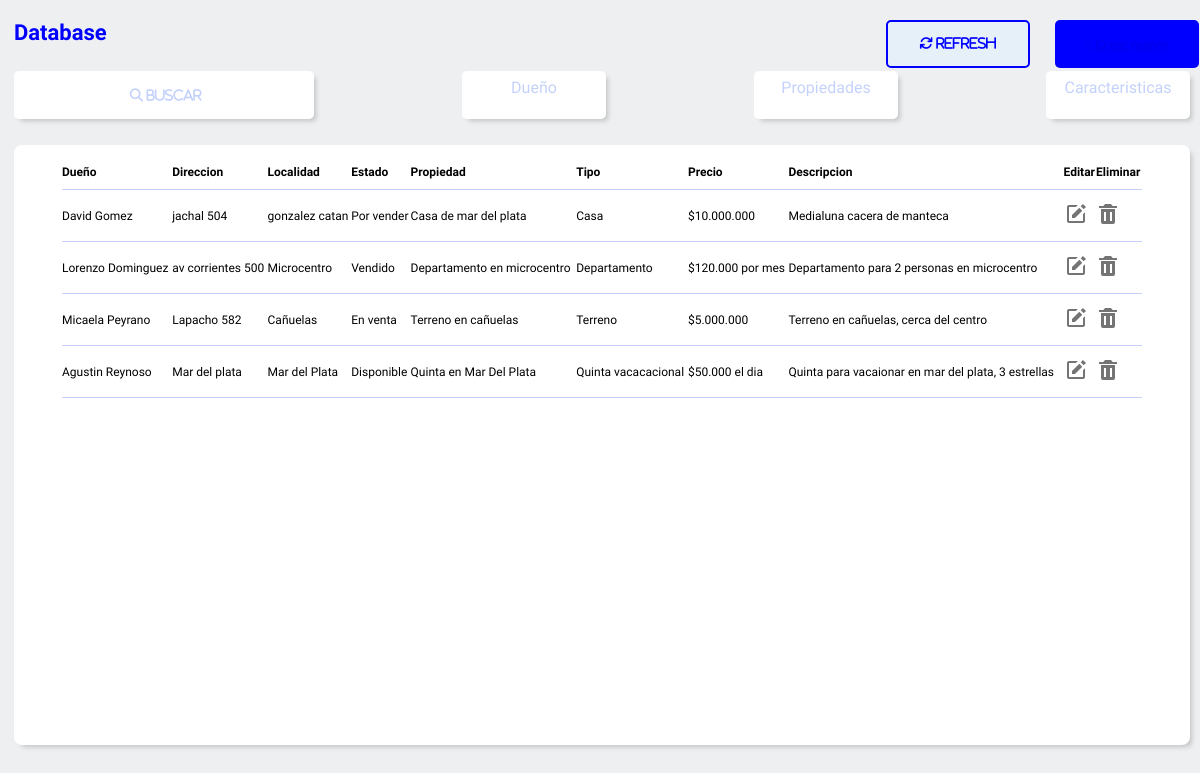
The app's page /, older data.
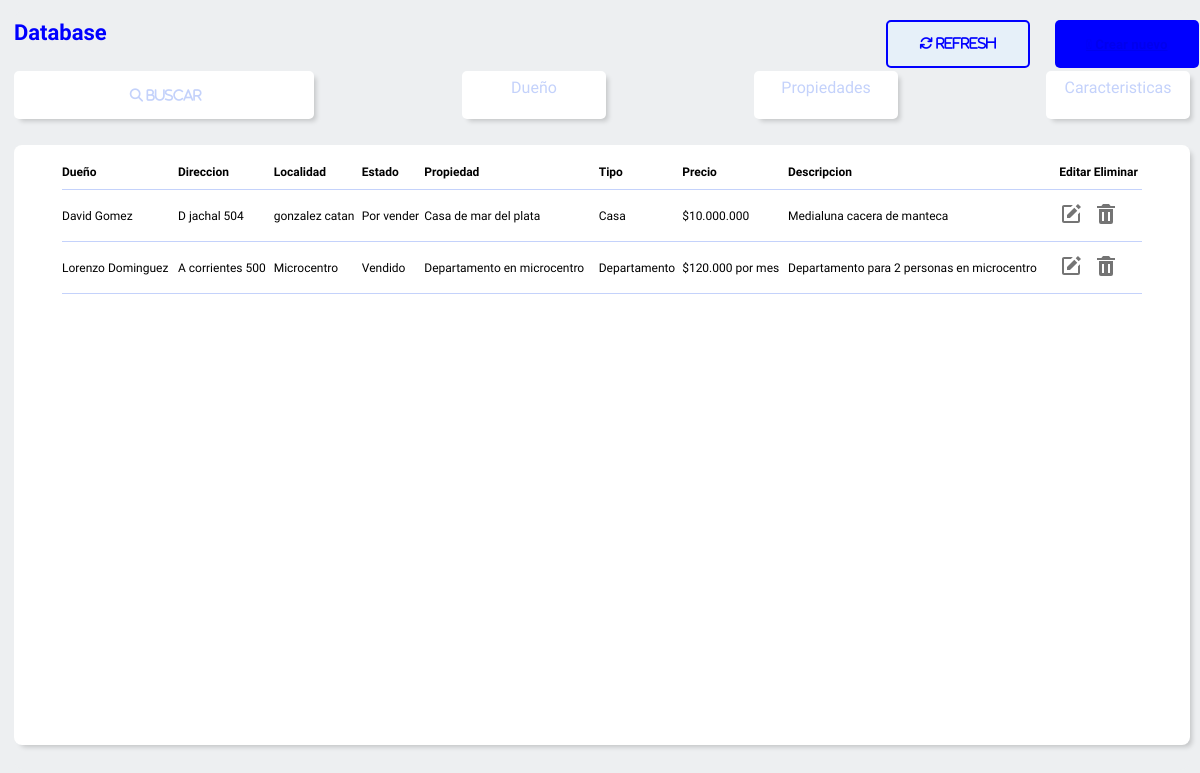
The same page, newer data.
### bd_app/models.py (models this page shows, shortened)
class datos_propiedad_model(models.Model):
    CASA='Casa'
    DEPARTAMENTO= 'Departamento'
    TERRENO= 'Terreno'
    LOCAL_COMERCIAL='Local comercial'
    PH = 'PH'
    QUINTA_VACACIONAL='Quinta vacacacional'
    OFICINA_COMERCIAL= 'Oficina comercial'
    GARAGE= 'Garage'
    BODEGA_GALPON= 'Bodega-Galpon'
    FCOMERCIO= 'Fondo de comercio'
    HOTEL= 'Hotel'
    DEPOSITO= 'Deposito'
    BODEGA= 'Bodega, niho o parcela'
    CONSULTORIO= 'Consultorio'
    OPCIONES=[(CASA,'Casa'),
              (DEPARTAMENTO, 'Departamento'),
              (TERRENO,'terreno'),
              (LOCAL_COMERCIAL,'Local comercial'),
              (PH,'ph'),
              (QUINTA_VACACIONAL,'Quinta vacacional'),
              (OFICINA_COMERCIAL,'Oficina comercial'),
              (GARAGE, 'Garage'),
              (BODEGA_GALPON, 'Bodega-Galpon'),
              (FCOMERCIO, 'Fondo de comercio'),
              (HOTEL, 'Hotel'),
              (DEPOSITO, 'Deposito'),
              (BODEGA, 'Bodega, niho o parcela'),
              (CONSULTORIO, 'Consultorio'),
              ]
    DIS='Disponible'
    ALQ='Alquilado'
    ENAL= 'En alquiler'
    ENV= 'En venta'
    POR = 'Por vender'
    VN= 'Vendido'
    OPCIONES_ESTADO=[(DIS,'Disponible'),
                     (ENAL,'En alquiler'),
                     (ALQ,'Alquilado'),
                     (ENV,'En venta'),
                     (POR,'Por vender'),
                     (VN,'Vendido')]
    id = models.AutoField(primary_key=True)
    dueño= models.CharField(max_length=50,blank=True)
    tipo = models.CharField(choices=OPCIONES,
                            max_length=50,
                            default=CASA,
                            null=True,
                            blank = True)
    estado = models.CharField(max_length=50,null=True,blank=False,
                              choices=OPCIONES_ESTADO,
                              default=DIS,)
    direccion = models.CharField(max_length=50,null=True,blank=False)
    descripcion= models.CharField(max_length=200,null=True,blank=False)
    pais= models.CharField(max_length=50,blank = True,null=True)
    provincia = models.CharField(max_length=50,blank = True,null=True)
    localidad = models.CharField(max_length=50,blank = True,null=True)
    parcela= models.IntegerField(null=True,blank=False)
    lote= models.CharField(max_length=50,null=True,blank=False)
    tamaño= models.CharField(max_length=50,null=True,blank=False)
    metros2 = models.CharField(max_length=50,null=True,blank=False)
    clave_c=models.CharField(max_length=50,null=True,blank=False)
    titular = models.CharField(max_length=50,null=True,blank=False)
    MN='Monoambiente'
    DOS='2 Ambientes'
    TRES='3 Ambientes'
    CUATRO='4 Ambientes'
    CINCO='5 Ambientes'
    OPCIONES_AMBIENTES=[(MN,'Monoambiente'),
                        (DOS,'2 Ambientes'),
                        (TRES,'3 Ambientes'),
                        (CUATRO,'4 Ambientes'),
                        (CINCO,'5 Ambientes')]
    propiedad = models.CharField(max_length=200,null=True,blank=False)
    ambientes= models.CharField(max_length=50,null=True,blank=False,
                             choices=OPCIONES_AMBIENTES,
                             default= MN)
    baños= models.IntegerField(null=True,blank=False)
    dormitorios= models.IntegerField(null=True,blank=False)
    cocina= models.IntegerField(null=True,blank=False)
    living= models.IntegerField(null=True,blank=False)
    comedor= models.IntegerField(null=True,blank=False)
    garage= models.IntegerField(null=True,blank=False)
    sotano=models.IntegerField(null=True,blank=False)
    terrasa= models.IntegerField(null=True,blank=False)
    descripcion= models.CharField(max_length=200,null=True,blank=False)
    precio= models.CharField(max_length=20,null=True,blank=False)

### bd_app/views.py (the view, shortened to what this page needs)
# urls.py: path('',inicio,name='inicio'),
def inicio (request):
    queryset = request.GET.get('buscar')
    queryset2 = request.GET.get('direccion')
    clientes = datos_propiedad_model.objects.all()
    return render (request,'bd_app/inicio.html',{'clientes':clientes})

### bd_app/templates/bd_app/inicio.html (shortened to what the changed rows need)
<!DOCTYPE html>
<html lang="en">
<head>
    {% load static %}
    <link rel="stylesheet" href="{% static 'bd_app\style_2.css' %}">
    <link href="https://fonts.googleapis.com/css2?family=Orbitron&family=Urbanist:wght@500&display=swap" rel="stylesheet">    <link rel="stylesheet" href="./style.css">
    <link rel="stylesheet" href="https://cdnjs.cloudflare.com/ajax/libs/font-awesome/6.4.0/css/all.min.css" />
</head>
<body>
        <section class="main__container">
        {% block tabla %}
            <div class="tabla__main">
                <table>
                    <thead>
                        <th> <a href="{% url 'dueño_za' %}"> Dueño</th></a>
                        <th ><a href="{% url 'direccion_za' %}" >Direccion</th></a>
                        <th ><a href="{% url 'localidad_za' %}" >Localidad</th></a>
                        <th ><a href="{% url 'estado_za' %}" >Estado</th></a>
                        <th ><a href="{% url 'propiedad_za' %}" >Propiedad</th></a>
                        <th ><a href="{% url 'tipo_za' %}" >Tipo</th></a>
                        <th> <a href="{% url 'precio_za' %}"> Precio</th></a>
                        <th ><a href="{% url 'descripcion_za' %}" >Descripcion</th></a>
                        <th ><a href="{% url 'inicio' %}" >Editar</th></a>
                        <th ><a href="{% url 'inicio' %}" >Eliminar</th></a>
                    </thead>
                    <tbody>
                        {% for i in clientes %}
                        <tr>
                            <td>{{ i.dueño }}</td>
                            <td>{{ i.direccion }}</td>
                            <td>{{ i.localidad}}</td>
                            <td>{{ i.estado}}</td>
                            <td>{{ i.propiedad }}</td>
                            <td>{{ i.tipo }}</td>
                            <td>{{ i.precio }}</td>
                            <td>{{ i.descripcion}}</td>
                            <td class='edit'><a href="{% url 'form_edit' i.id %}" id="{{ i.id }}"> </a></td>
                            <td class='delete'><a  href="{% url 'delete' i.id %}"  id="{{ i.id }}" > <svg class='buttom_delete'  xmlns="http://www.w3.org/2000/svg" width="24" height="24" viewBox="0 0 24 24" style="fill: rgb(116, 116, 116);transform: ;msFilter:;"><path d="M6 7H5v13a2 2 0 0 0 2 2h10a2 2 0 0 0 2-2V7H6zm4 12H8v-9h2v9zm6 0h-2v-9h2v9zm.618-15L15 2H9L7.382 4H3v2h18V4z"></path></svg> </a></td>
                        </tr>
                        {% endfor %}
                </table>
            </div>
            {% endblock %}
        </section>
</body>
</html>

Row changes from the older to the newer data that the page shows:
removed datos_propiedad_model: dueño "Micaela Peyrano", direccion "Lapacho 582", localidad "Cañuelas", estado "En venta", propiedad "Terreno en cañuelas", tipo "Terreno", precio "$5.000.000", descripcion "Terreno en cañuelas, cerca del centro"
removed datos_propiedad_model: dueño "Agustin Reynoso", direccion "Mar del plata", localidad "Mar del Plata", estado "Disponible", propiedad "Quinta en Mar Del Plata", tipo "Quinta vacacacional", precio "$50.000 el dia", descripcion "Quinta para vacaionar en mar del plata, 3 estrellas"
changed datos_propiedad_model "David Gomez": direccion "jachal 504" → "D jachal 504"
changed datos_propiedad_model "Lorenzo Dominguez": direccion "av corrientes 500" → "A corrientes 500"
